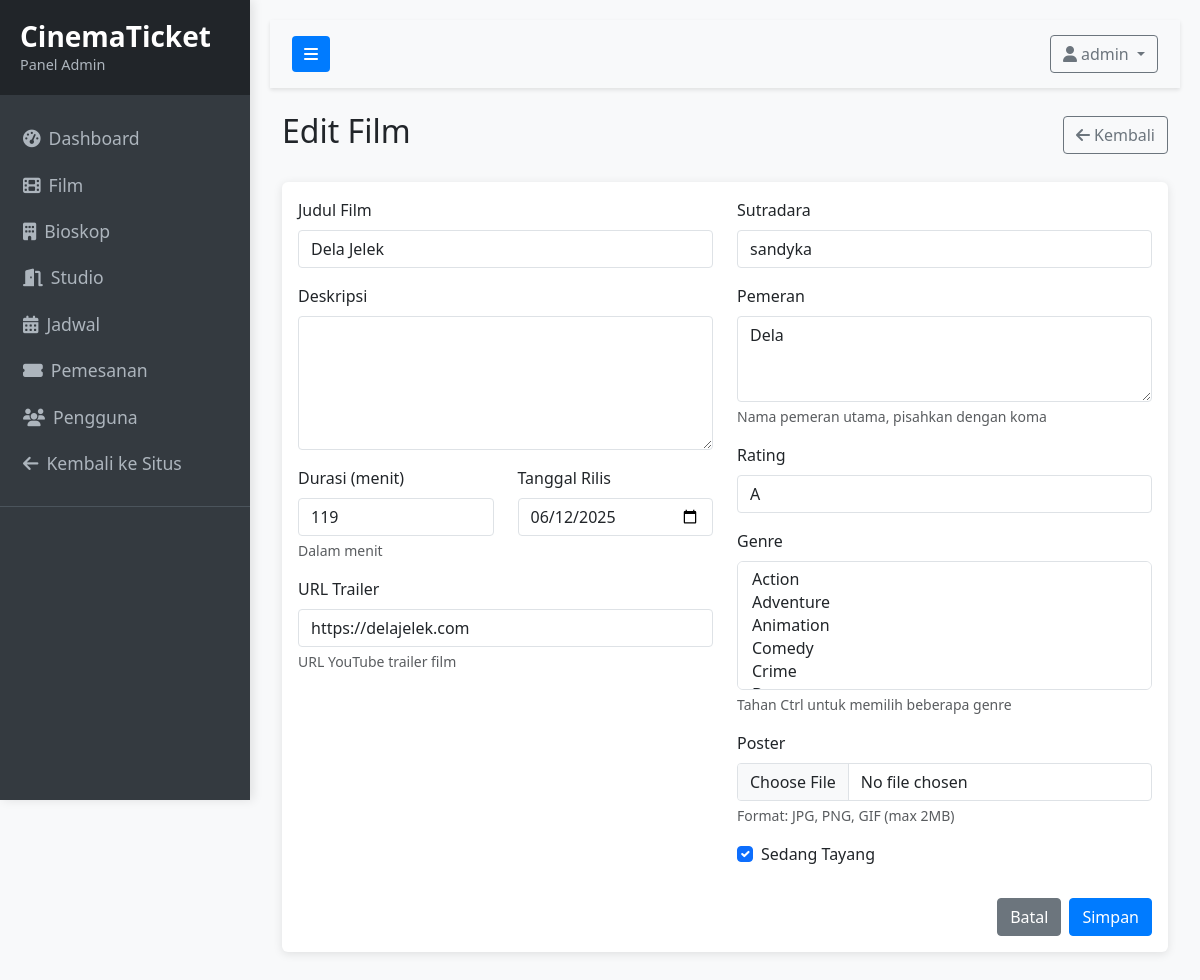
/admin/movies/edit/1 (signed in), run on the app's committed database.
### app/models/user.py (models this page shows, shortened)
class User(db.Model, UserMixin):
    __tablename__ = 'users'
    id = db.Column(db.Integer, primary_key=True)
    username = db.Column(db.String(64), unique=True, nullable=False)
    email = db.Column(db.String(120), unique=True, nullable=False)
    password_hash = db.Column(db.String(128), nullable=False)
    full_name = db.Column(db.String(100), nullable=True)
    phone_number = db.Column(db.String(20), nullable=True)
    is_admin = db.Column(db.Boolean, default=False)
    created_at = db.Column(db.DateTime, default=datetime.utcnow)
    bookings = db.relationship('Booking', backref='user', lazy='dynamic', cascade='all, delete-orphan')

### app/models/movie.py (models this page shows, shortened)
class Movie(db.Model):
    __tablename__ = 'movies'
    id = db.Column(db.Integer, primary_key=True)
    title = db.Column(db.String(200), nullable=False)
    description = db.Column(db.Text, nullable=True)
    duration = db.Column(db.Integer, nullable=False)  # Durasi dalam menit
    release_date = db.Column(db.Date, nullable=True)
    poster_image = db.Column(db.String(255), nullable=True)  # Path ke file poster
    trailer_url = db.Column(db.String(255), nullable=True)
    director = db.Column(db.String(100), nullable=True)
    cast = db.Column(db.Text, nullable=True)
    rating = db.Column(db.String(10), nullable=True)  # Rating film (G, PG, PG-13, R, dll)
    is_showing = db.Column(db.Boolean, default=True)
    created_at = db.Column(db.DateTime, default=datetime.utcnow)
    updated_at = db.Column(db.DateTime, default=datetime.utcnow, onupdate=datetime.utcnow)
    schedules = db.relationship('Schedule', backref='movie', lazy='dynamic', cascade='all, delete-orphan')

### app/routes/admin.py (the view, shortened to what this page needs)
@admin_bp.route('/movies/edit/<int:movie_id>', methods=['GET', 'POST'])
@login_required
@admin_required
def edit_movie(movie_id):
    movie = Movie.query.get_or_404(movie_id)
    form = MovieForm(obj=movie)
    form.genres.choices = [(g.id, g.name) for g in Genre.query.order_by(Genre.name).all()]
    if request.method == 'GET':
        form.genres.data = [genre.id for genre in movie.genres]
    return render_template('admin/movie_form.html', title='Edit Film', form=form, movie=movie)

### app/templates/admin/movie_form.html (shortened to what this page needs)
{% extends "admin/layout.html" %}
{% block content %}
<div class="d-flex justify-content-between align-items-center mb-4">
    <h1 class="h2">{{ title }}</h1>
    <a href="{{ url_for('admin.movies') }}" class="btn btn-outline-secondary">
        <i class="fas fa-arrow-left me-1"></i>Kembali
    </a>
</div>
<div class="card">
    <div class="card-body">
        <form method="POST" enctype="multipart/form-data">
            <div class="row">
                <div class="col-md-6">
                    <div class="mb-3">
                        {{ form.title.label(class="form-label") }}
                        {% if form.title.errors %}
                            {{ form.title(class="form-control is-invalid") }}
                            <div class="invalid-feedback">
                                {% for error in form.title.errors %}
                                    {{ error }}
                                {% endfor %}
                            </div>
                        {% else %}
                            {{ form.title(class="form-control") }}
                        {% endif %}
                    </div>
                    <div class="mb-3">
                        {{ form.description.label(class="form-label") }}
                        {% if form.description.errors %}
                            {{ form.description(class="form-control is-invalid", rows=5) }}
                            <div class="invalid-feedback">
                                {% for error in form.description.errors %}
                                    {{ error }}
                                {% endfor %}
                            </div>
                        {% else %}
                            {{ form.description(class="form-control", rows=5) }}
                        {% endif %}
                    </div>
                    <div class="row">
                        <div class="col-md-6">
                            <div class="mb-3">
                                {{ form.duration.label(class="form-label") }}
                                {% if form.duration.errors %}
                                    {{ form.duration(class="form-control is-invalid") }}
                                    <div class="invalid-feedback">
                                        {% for error in form.duration.errors %}
                                            {{ error }}
                                        {% endfor %}
                                    </div>
                                {% else %}
                                    {{ form.duration(class="form-control") }}
                                    <div class="form-text">Dalam menit</div>
                                {% endif %}
                            </div>
                        </div>
                        <div class="col-md-6">
                            <div class="mb-3">
                                {{ form.release_date.label(class="form-label") }}
                                {% if form.release_date.errors %}
                                    {{ form.release_date(class="form-control is-invalid", type="date") }}
                                    <div class="invalid-feedback">
                                        {% for error in form.release_date.errors %}
                                            {{ error }}
                                        {% endfor %}
                                    </div>
                                {% else %}
                                    {{ form.release_date(class="form-control", type="date") }}
                                {% endif %}
                            </div>
                        </div>
                    </div>
                    <div class="mb-3">
                        {{ form.trailer_url.label(class="form-label") }}
                        {% if form.trailer_url.errors %}
                            {{ form.trailer_url(class="form-control is-invalid") }}
                            <div class="invalid-feedback">
                                {% for error in form.trailer_url.errors %}
                                    {{ error }}
                                {% endfor %}
                            </div>
                        {% else %}
                            {{ form.trailer_url(class="form-control", placeholder="https://www.youtube.com/watch?v=...") }}
                            <div class="form-text">URL YouTube trailer film</div>
                        {% endif %}
                    </div>
                </div>
                <div class="col-md-6">
                    <div class="mb-3">
                        {{ form.director.label(class="form-label") }}
                        {% if form.director.errors %}
                            {{ form.director(class="form-control is-invalid") }}
                            <div class="invalid-feedback">
                                {% for error in form.director.errors %}
                                    {{ error }}
                                {% endfor %}
                            </div>
                        {% else %}
                            {{ form.director(class="form-control") }}
                        {% endif %}
                    </div>
                    <div class="mb-3">
                        {{ form.cast.label(class="form-label") }}
                        {% if form.cast.errors %}
                            {{ form.cast(class="form-control is-invalid", rows=3) }}
                            <div class="invalid-feedback">
                                {% for error in form.cast.errors %}
                                    {{ error }}
                                {% endfor %}
                            </div>
                        {% else %}
                            {{ form.cast(class="form-control", rows=3) }}
                            <div class="form-text">Nama pemeran utama, pisahkan dengan koma</div>
                        {% endif %}
                    </div>
                    <div class="mb-3">
                        {{ form.rating.label(class="form-label") }}
                        {% if form.rating.errors %}
                            {{ form.rating(class="form-control is-invalid") }}
                            <div class="invalid-feedback">
                                {% for error in form.rating.errors %}
                                    {{ error }}
                                {% endfor %}
                            </div>
                        {% else %}
                            {{ form.rating(class="form-control", placeholder="G, PG, PG-13, R, etc.") }}
                        {% endif %}
                    </div>
                    <div class="mb-3">
                        {{ form.genres.label(class="form-label") }}
                        {% if form.genres.errors %}
                            {{ form.genres(class="form-select is-invalid", multiple=true, size=5) }}
                            <div class="invalid-feedback">
                                {% for error in form.genres.errors %}
                                    {{ error }}
                                {% endfor %}
                            </div>
                        {% else %}
                            {{ form.genres(class="form-select", multiple=true, size=5) }}
                            <div class="form-text">Tahan Ctrl untuk memilih beberapa genre</div>
                        {% endif %}
                    </div>
                    <div class="mb-3">
                        {{ form.poster_image.label(class="form-label") }}
                        {% if form.poster_image.errors %}
                            {{ form.poster_image(class="form-control is-invalid") }}
                            <div class="invalid-feedback">
                                {% for error in form.poster_image.errors %}
                                    {{ error }}
                                {% endfor %}
                            </div>
                        {% else %}
                            {{ form.poster_image(class="form-control") }}
                            <div class="form-text">Format: JPG, PNG, GIF (max 2MB)</div>
                        {% endif %}
                    </div>
                    <div class="form-check mb-3">
                        {{ form.is_showing(class="form-check-input") }}
                        {{ form.is_showing.label(class="form-check-label") }}
                    </div>
                </div>
            </div>
            <div class="d-flex justify-content-end mt-3">
                <a href="{{ url_for('admin.movies') }}" class="btn btn-secondary me-2">Batal</a>
                {{ form.submit(class="btn btn-primary") }}
            </div>
        </form>
    </div>
</div>
{% endblock %}

### app/templates/admin/layout.html (shortened to what this page needs)
<!DOCTYPE html>
<html lang="id">
<head>
    <link href="https://cdnjs.cloudflare.com/ajax/libs/bootstrap/5.3.0/css/bootstrap.min.css" rel="stylesheet">
    <link href="https://cdnjs.cloudflare.com/ajax/libs/font-awesome/6.4.0/css/all.min.css" rel="stylesheet">
    <link rel="stylesheet" href="{{ url_for('static', filename='css/admin.css') }}">
</head>
<body>
    <div class="wrapper">
        <nav id="sidebar">
            <div class="sidebar-header">
                <h3>CinemaTicket</h3>
                <p>Panel Admin</p>
            </div>
            <ul class="list-unstyled components">
                <li class="{{ 'active' if request.endpoint == 'admin.index' else '' }}">
                    <a href="{{ url_for('admin.index') }}">
                        <i class="fas fa-tachometer-alt me-2"></i>Dashboard
                    </a>
                </li>
                <li class="{{ 'active' if 'admin.movies' in request.endpoint else '' }}">
                    <a href="{{ url_for('admin.movies') }}">
                        <i class="fas fa-film me-2"></i>Film
                    </a>
                </li>
                <li class="{{ 'active' if 'admin.theaters' in request.endpoint else '' }}">
                    <a href="{{ url_for('admin.theaters') }}">
                        <i class="fas fa-building me-2"></i>Bioskop
                    </a>
                </li>
                <li class="{{ 'active' if 'admin.rooms' in request.endpoint else '' }}">
                    <a href="{{ url_for('admin.rooms') }}">
                        <i class="fas fa-door-open me-2"></i>Studio
                    </a>
                </li>
                <li class="{{ 'active' if 'admin.schedules' in request.endpoint else '' }}">
                    <a href="{{ url_for('admin.schedules') }}">
                        <i class="fas fa-calendar-alt me-2"></i>Jadwal
                    </a>
                </li>
                <li class="{{ 'active' if 'admin.bookings' in request.endpoint else '' }}">
                    <a href="{{ url_for('admin.bookings') }}">
                        <i class="fas fa-ticket-alt me-2"></i>Pemesanan
                    </a>
                </li>
                <li class="{{ 'active' if 'admin.users' in request.endpoint else '' }}">
                    <a href="{{ url_for('admin.users') }}">
                        <i class="fas fa-users me-2"></i>Pengguna
                    </a>
                </li>
                <li>
                    <a href="{{ url_for('main.index') }}">
                        <i class="fas fa-arrow-left me-2"></i>Kembali ke Situs
                    </a>
                </li>
            </ul>
        </nav>
        <div id="content">
            <nav class="navbar navbar-expand-lg navbar-light bg-light">
                <div class="container-fluid">
                    <button type="button" id="sidebarCollapse" class="btn btn-primary">
                        <i class="fas fa-bars"></i>
                    </button>
                    <div class="ms-auto">
                        <div class="dropdown">
                            <button class="btn btn-outline-secondary dropdown-toggle" type="button" id="userDropdown" data-bs-toggle="dropdown" aria-expanded="false">
                                <i class="fas fa-user me-1"></i>{{ current_user.username }}
                            </button>
                        </div>
                    </div>
                </div>
            </nav>
            <div class="container-fluid">
                {% block content %}{% endblock %}
            </div>
        </div>
    </div>
</body>
</html>

### data on the page
User: username "admin"
Movie: title "Dela Jelek", duration "119", release_date "06/12/2025", trailer_url "https://delajelek.com", director "sandyka", cast "Dela", rating "A", is_showing "☑"

### other printed values
{{ title }} "Edit Film"
